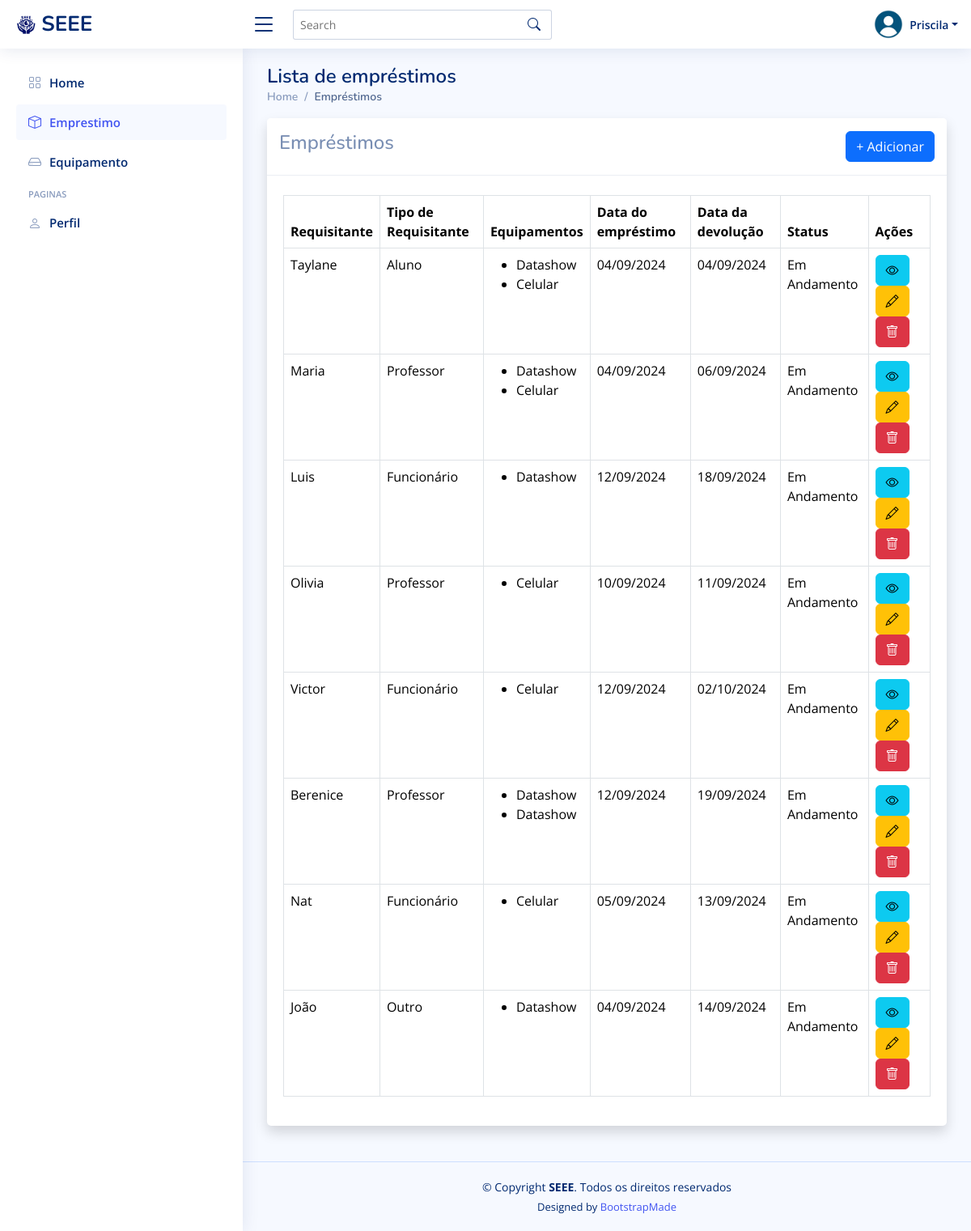
/emprestimo/list/ (signed in), run on the app's committed database.
### emprestimo/models.py (models this page shows, shortened)
class Emprestimo(models.Model):
    class TipoDoRequisitante(models.IntegerChoices):
        ALUNO = 1, 'Aluno'
        PROFESSOR = 2, 'Professor'
        FUNCIONARIO = 3, 'Funcionário'
        OUTRO = 4, 'Outro'
    class Status(models.IntegerChoices):
        CONCLUIDO = 1, 'Devolvido'
        ANDAMENTO = 2, 'Em Andamento'
        INCOMPLETO = 3, 'Atrasado'
    requisitante = models.CharField(max_length=50)
    tipoDoRequisitante = models.IntegerField(choices=TipoDoRequisitante.choices, default=TipoDoRequisitante.OUTRO)
    sala = models.CharField(max_length=50)
    curso = models.CharField(max_length=20, null=True)
    dataEmprestimo = models.DateField(null=False, blank=False)
    dataDevolucao = models.DateField(null=True, blank=True)
    observacoesDeDevolucao = models.CharField(max_length=255, blank=True)
    status = models.IntegerField(choices=Status.choices, default=Status.ANDAMENTO)
    funcionario = models.ForeignKey('funcionario.Funcionario', on_delete=models.SET_NULL, null=True, blank=True)
    equipamentos = models.ManyToManyField('equipamento.Equipamento', through='itemEmprestimo.ItemEmprestimo')

### equipamento/models.py (models this page shows, shortened)
class Equipamento(models.Model):
    nome = models.CharField(max_length=100)
    codigo = models.CharField(max_length=50, unique=True)
    marca = models.CharField(max_length=50)
    status = models.PositiveIntegerField(choices=[(1, 'Disponível'), (2, 'Emprestado'), (3, 'Em Manutenção')], default=1)

### emprestimo/views.py (the view)
# urls.py: path('list/', views.list, name='emprestimoList')
@login_required
def list(request):
    emprestimos = Emprestimo.objects.all().distinct()
    return render(request, 'emprestimo/list.html', {'emprestimos':emprestimos})

### funcionario/contextProcess.py (called while the page is built)
def user_group_context(request):
    user = request.user
    isAdmin = user.groups.filter(name='Admin').exists()
    isFuncionario = user.groups.filter(name='Funcionarios').exists()
    return {
        'isAdmin': isAdmin,
        'isDuncionario': isFuncionario,
    }

### templates/emprestimo/list.html (shortened to what this page needs)
{% extends 'funcionario/_base.html' %}
{% block content %}
<div class="pagetitle">
    <h1>Lista de empréstimos</h1>
    <nav>
        <ol class="breadcrumb">
            <li class="breadcrumb-item"><a href="/funcionario/">Home</a></li>
            <li class="breadcrumb-item active">Empréstimos</li>
        </ol>
    </nav>
</div>
<div class="card shadow mb-4">
    <div class="card-header py-3 d-sm-flex align-items-center justify-content-between mb-4">
        <h4>Empréstimos</h4>
        <a class="btn btn-primary" href="{% url 'emprestimoAdd' %}">+ Adicionar</a>
    </div>
    <div class="card-body">
        <div class="table-responsive">
            <table class="table table-bordered">
                <thead>
                    <tr>
                        <th>Requisitante</th>
                        <th>Tipo de Requisitante</th>
                        <th>Equipamentos</th>
                        <th>Data do empréstimo</th>
                        <th>Data da devolução</th>
                        <th>Status</th>
                        <th>Ações</th>
                    </tr>
                </thead>
                <tbody>
                    {% for e in emprestimos %}
                        <tr>
                            <td>{{ e.requisitante }}</td>
                            <td>{{ e.get_tipoDoRequisitante_display }}</td>
                            <td>
                                {% if e.equipamentos.all %}
                                    <ul>
                                        {% for equipamento in e.equipamentos.all %}
                                            <li>{{ equipamento.nome }}</li>
                                        {% endfor %}
                                    </ul>
                                {% else %}
                                    Nenhum equipamento
                                {% endif %}
                            </td>
                            <td>{{ e.dataEmprestimo|date:"d/m/Y" }}</td>
                            <td>{{ e.dataDevolucao|date:"d/m/Y" }}</td>
                            <td>{{ e.get_status_display }}</td>
                            <td>
                                <a class="btn btn-info" href="{% url 'emprestimoDetail' e.id %}" data-bs-toggle="tooltip" data-bs-placement="top" title="Ver detalhes"><i class="bi bi-eye"></i></a>
                                <a class="btn btn-warning" href="{% url 'emprestimoEdit' e.id  %}" data-bs-toggle="tooltip" data-bs-placement="top" title="Editar"><i class="bi bi-pencil"></i></a>
                                <button type="button" class="btn btn-danger" data-bs-toggle="modal" data-bs-target="#basicModal-{{ e.id }}"><i class="bi bi-trash"></i></button>
                            </td>
                        </tr>
                    {% endfor %}
                </tbody>
            </table>
        </div>
    </div>
</div>
{% endblock %}

### templates/funcionario/_base.html (shortened to what this page needs)
{% load static %}
<!DOCTYPE html>
<html lang="pt-br">
<head>
  <link href="{% static 'assets/vendor/bootstrap/css/bootstrap.min.css' %}" rel="stylesheet">
  <link href="{% static 'assets/vendor/bootstrap-icons/bootstrap-icons.css' %}" rel="stylesheet">
  <link href="{% static 'assets/vendor/boxicons/css/boxicons.min.css' %}" rel="stylesheet">
  <link href="{% static 'assets/vendor/quill/quill.snow.css' %}" rel="stylesheet">
  <link href="{% static 'assets/vendor/quill/quill.bubble.css' %}" rel="stylesheet">
  <link href="{% static 'assets/vendor/remixicon/remixicon.css' %}" rel="stylesheet">
  <link href="{% static 'assets/vendor/simple-datatables/style.css' %}" rel="stylesheet">
  <link href="{% static 'assets/css/style.css' %}" rel="stylesheet">
</head>
<body>
  <header id="header" class="header fixed-top d-flex align-items-center">
    <div class="d-flex align-items-center justify-content-between">
      <a href="/funcionario/" class="logo d-flex align-items-center">
        <img src="{% static 'assets/img/SEEE.png' %}" alt="">
        <span class="d-none d-lg-block">SEEE</span>
      </a>
      <i class="bi bi-list toggle-sidebar-btn"></i>
    </div>
    <div class="search-bar">
      <form class="search-form d-flex align-items-center" method="POST" action="#">
        <input type="text" name="query" placeholder="Search" title="Enter search keyword">
        <button type="submit" title="Search"><i class="bi bi-search"></i></button>
      </form>
    </div>
    <nav class="header-nav ms-auto">
      <ul class="d-flex align-items-center">
        <li class="nav-item dropdown pe-3">
          <a class="nav-link nav-profile d-flex align-items-center pe-0" href="#" data-bs-toggle="dropdown">
            <img src="{% static 'assets/img/profile.png' %}" alt="Profile" class="rounded-circle">
            <span class="d-none d-md-block dropdown-toggle ps-2">{{ user.username }}</span>
          </a>
        </li>
      </ul>
    </nav>
  </header>
  {% include 'funcionario/sidebar.html'%}
  <main id="main" class="main">
    {% block content %}
    {% endblock %}
  </main>
  <footer id="footer" class="footer">
    <div class="copyright">
      &copy; Copyright <strong><span>SEEE</span></strong>. Todos os direitos reservados
    </div>
    <div class="credits">
      Designed by <a href="https://bootstrapmade.com/">BootstrapMade</a>
    </div>
  </footer>
</body>
</html>

### static/assets/css/style.css (style rules this page uses)
:root { scroll-behavior: smooth; }
body { font-family: "Open Sans", sans-serif; background: #f6f9ff; color: #444444; }
a { color: #4154f1; text-decoration: none; }
h1, h2, h3, h4, h5, h6 { font-family: "Nunito", sans-serif; }
#main { margin-top: 60px; padding: 20px 30px; transition: all 0.3s; }
.pagetitle { margin-bottom: 10px; }
.pagetitle h1 { font-size: 24px; margin-bottom: 0; font-weight: 600; color: #012970; }
.card { margin-bottom: 30px; border: none; border-radius: 5px; box-shadow: 0px 0 30px rgba(1, 41, 112, 0.1); }
.card-header, .card-footer { border-color: #ebeef4; background-color: #fff; color: #798eb3; padding: 15px; }
.card-body { padding: 0 20px 20px 20px; }
.breadcrumb { font-size: 14px; font-family: "Nunito", sans-serif; color: #899bbd; font-weight: 600; }
.breadcrumb a { color: #899bbd; transition: 0.3s; }
.breadcrumb .breadcrumb-item::before { color: #899bbd; }
.breadcrumb .active { color: #51678f; font-weight: 600; }
.logo { line-height: 1; }
@media (min-width: 1200px) { .logo { width: 280px; } }
.logo img { max-height: 26px; margin-right: 6px; }
.logo span { font-size: 26px; font-weight: 700; color: #012970; font-family: "Nunito", sans-serif; }
.header { transition: all 0.5s; z-index: 997; height: 60px; box-shadow: 0px 2px 20px rgba(1, 41, 112, 0.1); background-color: #fff; padding-left: 20px; }
.header .toggle-sidebar-btn { font-size: 32px; padding-left: 10px; cursor: pointer; color: #012970; }
.header .search-bar { min-width: 360px; padding: 0 20px; }
.header .search-form { width: 100%; }
.header .search-form input { border: 0; font-size: 14px; color: #012970; border: 1px solid rgba(1, 41, 112, 0.2); padding: 7px 38px 7px 8px; border-radius: 3px; transition: 0.3s; width: 100%; }
.header .search-form button { border: 0; padding: 0; margin-left: -30px; background: none; }
.header .search-form button i { color: #012970; }
.header-nav ul { list-style: none; }
.header-nav>ul { margin: 0; padding: 0; }
.header-nav .nav-profile { color: #012970; }
.header-nav .nav-profile img { max-height: 36px; }
.header-nav .nav-profile span { font-size: 14px; font-weight: 600; }
@media (min-width: 1200px) { #main, #footer { margin-left: 300px; } }
.footer { padding: 20px 0; font-size: 14px; transition: all 0.3s; border-top: 1px solid #cddfff; }
.footer .copyright { text-align: center; color: #012970; }
.footer .credits { padding-top: 5px; text-align: center; font-size: 13px; color: #012970; }

### data on the page
Emprestimo: requisitante "Taylane", tipoDoRequisitante "Aluno", dataEmprestimo "04/09/2024", dataDevolucao "04/09/2024", status "Em Andamento"
Equipamento: nome "Datashow"
Equipamento: nome "Celular"
Emprestimo: requisitante "Maria", tipoDoRequisitante "Professor", dataEmprestimo "04/09/2024", dataDevolucao "06/09/2024", status "Em Andamento"
Emprestimo: requisitante "Luis", tipoDoRequisitante "Funcionário", dataEmprestimo "12/09/2024", dataDevolucao "18/09/2024", status "Em Andamento"
Emprestimo: requisitante "Olivia", tipoDoRequisitante "Professor", dataEmprestimo "10/09/2024", dataDevolucao "11/09/2024", status "Em Andamento"
Emprestimo: requisitante "Victor", tipoDoRequisitante "Funcionário", dataEmprestimo "12/09/2024", dataDevolucao "02/10/2024", status "Em Andamento"
Emprestimo: requisitante "Berenice", tipoDoRequisitante "Professor", dataEmprestimo "12/09/2024", dataDevolucao "19/09/2024", status "Em Andamento"
Emprestimo: requisitante "Nat", tipoDoRequisitante "Funcionário", dataEmprestimo "05/09/2024", dataDevolucao "13/09/2024", status "Em Andamento"
Emprestimo: requisitante "João", tipoDoRequisitante "Outro", dataEmprestimo "04/09/2024", dataDevolucao "14/09/2024", status "Em Andamento"

### other printed values
{{ user.username }} "Priscila"
